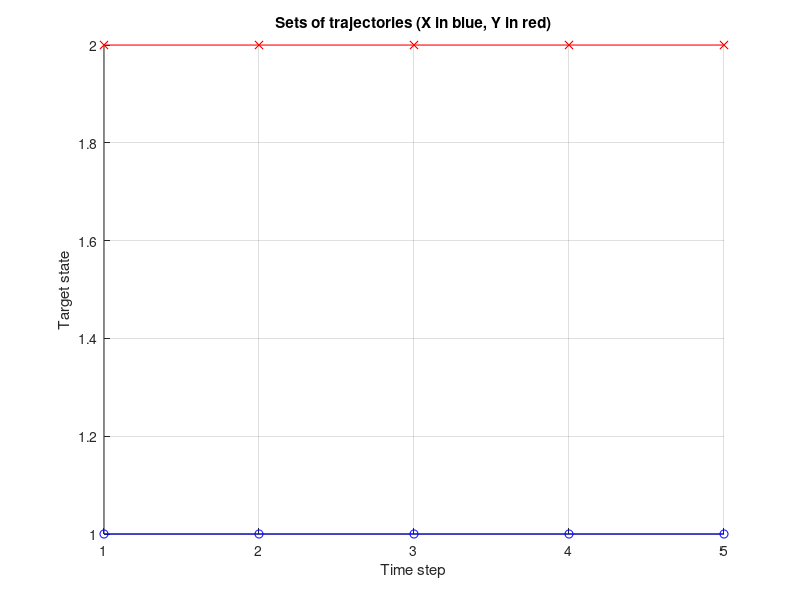

This chart was generated by the following MATLAB code: (Note: this script raises an error after producing the figure.)
%This file provides a simple demo with one-dimensional target states to use the metric on sets of trajectories
% Á. F. García-Fernández, A. S. Rahmathullah and L. Svensson,"A Metric on the Space of Finite Sets of Trajectories for Evaluation of
%  Multi-Target Tracking Algorithms," in IEEE Transactions on Signal Processing, vol. 68, pp. 3917-3928, 2020

%Authors: Abu Sajana Rahmathullah and Ángel García-Fernández
clear

% Choose example number below
example_id=1; %Value from 1 to 7 (the first 6 are discussed in the paper)

% parameters for the metric
c=5; 
p=1; 
gamma=1;


% structures for X and Y. X will define the grounth truth set of
% trajectories. Y will define the estimated sets of trajectories.
% Meaning of the struct fields is explained in LPTrajMetric_cluster.m
X = struct('xState', [], 'tVec', [], 'iVec', []);
Y = struct('xState', [], 'tVec', [], 'iVec', []);

%Parameters to define sets of trajectories
delVal = 1;
DelVal = 0.1;
switch example_id
    case 1
        % Example 1
        %T is the total number of time steps
        %stDim Target state dimension
        %nx: number of trajectories in X
        %ny: number of trajectories in Y
        T = 5; stDim = 1; nx = 1; 
        X.xState = ones(stDim, T, nx); 
        X.tVec = 1; 
        X.iVec = T;
        ny = 1;
        Y.xState = X.xState + delVal; 
        Y.tVec = 1; 
        Y.iVec = T;
        
    case 2
        % Example 2
        T = 5; stDim = 1; nx = 1;
        X.xState = ones(stDim, T, nx); 
        X.tVec = [1]; 
        X.iVec = [T];
        ny = 1;
        Y.xState = ones(stDim, T, nx)+ delVal; Y.tVec = [1]; 
        Y.iVec = [T-1];
        
    case 3
        % Example 3
        T = 5; stDim = 1; nx = 1;
        X.xState = ones(stDim, T, nx); 
        X.tVec = [1]; 
        X.iVec = [T];
        ny  = 2;
        Y.xState = repmat(X.xState + DelVal, [1, 1, ny]); 
        Y.tVec = [1, 4]';
        Y.iVec = [3, 2]';
        
    case 4
        % Example 4
        T = 5; stDim = 1; nx = 3;
        X.xState = ones(stDim, T, nx); 
        X.tVec = [1, 1, 4]'; 
        X.iVec = [T, 3, 2]';
        X.xState(:, :, 2:3) = X.xState(:, :, 2:3)+ 2*DelVal+delVal;
        ny  = 3;
        Y.xState = repmat(X.xState(:,:,1)+DelVal, [1,1,ny]); Y.tVec = [1,4,1]';
        Y.xState(:, :, 3) = Y.xState(:, :, 3)+ delVal;
        Y.iVec = [3, 2, T]';
        
    case 5
        % Example 5
        T = 4; stDim = 1; nx = 2;
        X.xState = ones(stDim, T, nx); X.tVec = [1, 1]'; 
        X.iVec = [T, T]';
        X.xState(:, :, 2) = X.xState(:, :, 2)+ 2*DelVal+delVal;
        ny  = 2; 
        Tswi = 3;
        Y.xState = ones(stDim, T, nx); Y.tVec = [1, 1]'; Y.iVec = [T, T]';
        Y.xState(:, 1:Tswi-1, 1) = X.xState(:, 1:Tswi-1, 1)+ delVal;
        Y.xState(:, Tswi:T, 1) = X.xState(:, Tswi:T, 2) - delVal;
        Y.xState(:, 1:Tswi-1, 2) = X.xState(:, 1:Tswi-1, 2) - delVal;
        Y.xState(:, Tswi:T, 2) = X.xState(:, Tswi:T, 1)+ delVal;
        
    case 6
        % Example 6
        T = 4; stDim = 1; nx = 2;
        X.xState = ones(stDim, T, nx); X.tVec = [1, 1]'; X.iVec = [T, T]';
        X.xState(:, :, 2) = X.xState(:, :, 2)+ 2*DelVal+delVal;
        ny  = 3;
        Y.xState = ones(stDim, T, nx); Y.tVec = [1, 1, 3]'; Y.iVec = [T, 2, 2]';
        Y.xState(:, :, 1) = X.xState(:, :, 1)+ delVal;
        Y.xState(:, :, 2:3) = repmat(X.xState(:, :, 2)-delVal, [1 1 2]);
               
        
    case 7
        % Example where there can be holes in the trajectories, which are represented with nan symbol.
        T = 5; stDim = 1; nx = 2;
        X.xState = 0.5*ones(stDim, T, nx); X.tVec = [1, 1]'; X.iVec = [T, T]';
        X.xState(:, :, 2) = X.xState(:, :, 2)+ 5*DelVal+delVal;
        X.xState(:, 3, 2) = nan; %The second trajectory in X has a hole at time step 2. This is why it does not create track switch
        
        ny  = 2;
        Y.xState = ones(stDim, T, nx); Y.tVec = [1, 1]'; Y.iVec = [T, T]';
        Y.xState(:, :, 1) = X.xState(:, :, 1)+ delVal;
        Y.xState(:, :, 2) = zeros(stDim, T, 1);

        %Y.xState(:, :, 2:3) = repmat(X.xState(:, :, 2)-delVal, [1 1 2]);
                
end

%Plot scenario
figure(1)
clf
hold on
for i=1:nx
   start_time= X.tVec(i);
   end_time=X.iVec(i)+X.tVec(i)-1;
   plot(start_time:end_time, X.xState(1,start_time:end_time,i),'-ob')
end

for i=1:ny
   start_time= Y.tVec(i);
   end_time=Y.iVec(i)+Y.tVec(i)-1;
   plot(start_time:end_time, Y.xState(1,start_time:end_time,i),'-xr')
end

hold off
grid on
xlabel('Time step')
ylabel('Target state')
title('Sets of trajectories (X in blue, Y in red)')




% LP metric and its decomposition into costs for localisation, missed
% targets, false targets and track switches (See Sec. IV.D)
[dxy, loc_cost, miss_cost, fa_cost, switch_cost]=LPTrajMetric_cluster(X, Y, c, p, gamma);
%Note loc_cost,miss_cost, fa_cost and switch_cost are already given to the p-th
%power
disp('Metric value')
disp(dxy)
disp('Metric decomposition: localisation error, missed target cost, false target cost, switching cost')
disp([nthroot(sum(loc_cost),p), nthroot(sum(miss_cost),p), nthroot(sum(fa_cost),p), nthroot(sum(switch_cost),p)])

%Overall metric decomposed against time steps
dxy_time=nthroot(loc_cost+miss_cost+fa_cost+[0;switch_cost],p);

figure(2)
plot(1:T,dxy_time,'black',...
1:T,nthroot(loc_cost,p),'--red',...
1:T,nthroot(miss_cost,p),'-.green',...
1:T,nthroot(fa_cost,p),'-*blue',...
1:T,nthroot([switch_cost;0],p),'-+m','Linewidth',1.3)

grid on
legend('Total','Localisation','Missed','False','Switch')
ylabel('LP metric decomposition')
xlabel('Time step')



